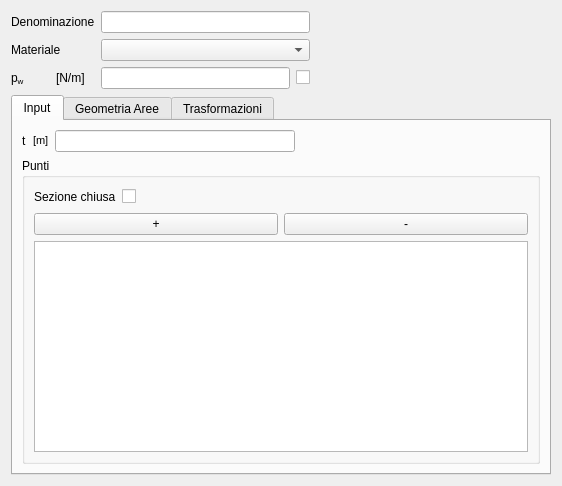
<?xml version="1.0" encoding="UTF-8"?>
<ui version="4.0">
 <class>SectionThinContGUI</class>
 <widget class="QWidget" name="SectionThinContGUI">
  <property name="geometry">
   <rect>
    <x>0</x>
    <y>0</y>
    <width>562</width>
    <height>486</height>
   </rect>
  </property>
  <property name="windowTitle">
   <string>Form</string>
  </property>
  <layout class="QGridLayout" name="gridLayout_2">
   <item row="1" column="0" colspan="2">
    <widget class="QLabel" name="materialLabel">
     <property name="text">
      <string>&lt;html&gt;&lt;/head&gt;
&lt;body&gt;
Materiale
&lt;/body&gt;
&lt;/html&gt;</string>
     </property>
    </widget>
   </item>
   <item row="0" column="0" colspan="2">
    <widget class="QLabelRichName" name="nameLabel">
     <property name="text">
      <string>Denominazione</string>
     </property>
    </widget>
   </item>
   <item row="2" column="0">
    <widget class="QLabelRichName" name="pWLabel">
     <property name="text">
      <string>&lt;html&gt;&lt;/head&gt;
&lt;body&gt;
p&lt;span style=&quot; vertical-align:sub;&quot;&gt;w&lt;/span&gt;
&lt;/body&gt;
&lt;/html&gt;</string>
     </property>
    </widget>
   </item>
   <item row="2" column="1">
    <widget class="QLabelUnitMeasure" name="pWUMLabel">
     <property name="text">
      <string>&lt;html&gt;&lt;/head&gt;
&lt;body&gt;
[N/m]
&lt;/body&gt;&lt;/html&gt;</string>
     </property>
    </widget>
   </item>
   <item row="2" column="2">
    <widget class="QLineEditValue" name="pWLEdit"/>
   </item>
   <item row="0" column="4">
    <spacer name="horizontalSpacer">
     <property name="orientation">
      <enum>Qt::Horizontal</enum>
     </property>
     <property name="sizeHint" stdset="0">
      <size>
       <width>235</width>
       <height>20</height>
      </size>
     </property>
    </spacer>
   </item>
   <item row="3" column="0" colspan="5">
    <widget class="QTabWidget" name="tabWidget">
     <property name="currentIndex">
      <number>0</number>
     </property>
     <widget class="QWidget" name="inputTab">
      <attribute name="title">
       <string>Input</string>
      </attribute>
      <layout class="QGridLayout" name="gridLayout_3">
       <item row="1" column="0">
        <widget class="QLabelRichName" name="tLabel">
         <property name="text">
          <string>t</string>
         </property>
        </widget>
       </item>
       <item row="1" column="2">
        <widget class="QLineEditValue" name="tLEdit"/>
       </item>
       <item row="1" column="1">
        <widget class="QLabelUnitMeasure" name="tUMLabel">
         <property name="text">
          <string>&lt;!DOCTYPE HTML PUBLIC &quot;-//W3C//DTD HTML 4.0//EN&quot; &quot;http://www.w3.org/TR/REC-html40/strict.dtd&quot;&gt;
&lt;html&gt;&lt;head&gt;&lt;meta name=&quot;qrichtext&quot; content=&quot;1&quot; /&gt;&lt;style type=&quot;text/css&quot;&gt;
p, li { white-space: pre-wrap; }
&lt;/style&gt;&lt;/head&gt;&lt;body style=&quot; font-family:'MS Shell Dlg 2'; font-size:8.25pt; font-weight:400; font-style:normal;&quot;&gt;
&lt;p style=&quot; margin-top:0px; margin-bottom:0px; margin-left:0px; margin-right:0px; -qt-block-indent:0; text-indent:0px;&quot;&gt;&lt;span style=&quot; font-size:8pt;&quot;&gt;[m]&lt;/span&gt;&lt;/p&gt;&lt;/body&gt;&lt;/html&gt;</string>
         </property>
        </widget>
       </item>
       <item row="2" column="0" colspan="4">
        <widget class="QGroupBox" name="PointsGBox">
         <property name="title">
          <string>Punti</string>
         </property>
         <layout class="QGridLayout" name="gridLayout">
          <item row="0" column="0" colspan="2">
           <layout class="QHBoxLayout" name="horizontalLayout">
            <item>
             <widget class="QLabelRichName" name="isClosedLabel">
              <property name="text">
               <string>Sezione chiusa</string>
              </property>
             </widget>
            </item>
            <item>
             <widget class="QCheckBoxBool" name="isClosedCheckBox">
              <property name="text">
               <string/>
              </property>
             </widget>
            </item>
            <item>
             <spacer name="isCLosedSpacer">
              <property name="orientation">
               <enum>Qt::Horizontal</enum>
              </property>
              <property name="sizeHint" stdset="0">
               <size>
                <width>40</width>
                <height>20</height>
               </size>
              </property>
             </spacer>
            </item>
           </layout>
          </item>
          <item row="1" column="0">
           <widget class="QPushButton" name="addPointsPButton">
            <property name="text">
             <string>+</string>
            </property>
           </widget>
          </item>
          <item row="1" column="1">
           <widget class="QPushButton" name="removePointsPButton">
            <property name="text">
             <string>-</string>
            </property>
           </widget>
          </item>
          <item row="2" column="0" colspan="2">
           <widget class="QTableView" name="pointsTableView"/>
          </item>
         </layout>
        </widget>
       </item>
       <item row="1" column="3">
        <spacer name="horizontalSpacer_2">
         <property name="orientation">
          <enum>Qt::Horizontal</enum>
         </property>
         <property name="sizeHint" stdset="0">
          <size>
           <width>40</width>
           <height>20</height>
          </size>
         </property>
        </spacer>
       </item>
      </layout>
     </widget>
     <widget class="QWidget" name="geometricDataTab">
      <attribute name="title">
       <string>Geometria Aree</string>
      </attribute>
      <layout class="QGridLayout" name="gridLayout_15">
       <item row="0" column="0">
        <widget class="QScrollArea" name="geometricDataScrollArea">
         <property name="widgetResizable">
          <bool>true</bool>
         </property>
         <widget class="QWidget" name="geometricDataScrollAreaContents">
          <property name="geometry">
           <rect>
            <x>0</x>
            <y>0</y>
            <width>520</width>
            <height>298</height>
           </rect>
          </property>
          <layout class="QGridLayout" name="geometricDataLayout"/>
         </widget>
        </widget>
       </item>
      </layout>
     </widget>
     <widget class="QWidget" name="rotTransTab">
      <attribute name="title">
       <string>Trasformazioni</string>
      </attribute>
      <layout class="QVBoxLayout" name="verticalLayout_3"/>
     </widget>
    </widget>
   </item>
   <item row="2" column="3">
    <widget class="QCheckBoxReadOnly" name="pWCheckBox">
     <property name="text">
      <string/>
     </property>
    </widget>
   </item>
   <item row="1" column="2" colspan="2">
    <widget class="QComboBox" name="materialComboBox"/>
   </item>
   <item row="0" column="2" colspan="2">
    <widget class="QLineEditValue" name="nameLEdit"/>
   </item>
  </layout>
 </widget>
 <customwidgets>
  <customwidget>
   <class>QLabelRichName</class>
   <extends>QLabel</extends>
   <header>qlabelrichname.h</header>
  </customwidget>
  <customwidget>
   <class>QLineEditValue</class>
   <extends>QLineEdit</extends>
   <header>qlineeditvalue.h</header>
  </customwidget>
  <customwidget>
   <class>QLabelUnitMeasure</class>
   <extends>QLabel</extends>
   <header>qlabelunitmeasure.h</header>
  </customwidget>
  <customwidget>
   <class>QCheckBoxReadOnly</class>
   <extends>QCheckBox</extends>
   <header>qcheckboxreadonly.h</header>
  </customwidget>
  <customwidget>
   <class>QCheckBoxBool</class>
   <extends>QCheckBox</extends>
   <header location="global">qcheckboxbool.h</header>
  </customwidget>
 </customwidgets>
 <resources/>
 <connections/>
</ui>
